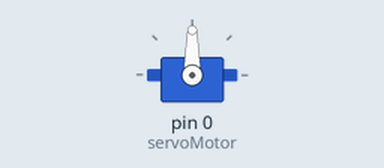
Recording of a sketch running on a simulated Arduino Uno, built with avr-gcc and run on an emulated ATmega328P. On the bench: servo. Wiring (inferred from the names in the program): servo: signal pin 0. Servo pulses on a pin are drawn as a servo (544–2400 µs = 0–180°).

Above: at 0.2 s.
Timing chart, 0 to 1.7 s (numbered marks = the images above):
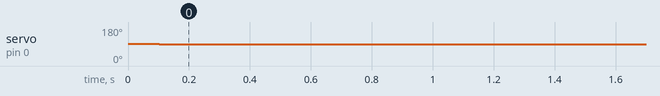

Measured:
- by itself, servo on pin 0 (servoMotor): 91° → 90° at 0.10 s

The sketch:

12_attiny_servomotor1.ino
```cpp
class SoftwareServo
{
  private:
    uint8_t pin;
    uint8_t angle;       // in degrees
    uint16_t pulse0;     // pulse width in TCNT0 counts
    uint8_t min16;       // minimum pulse, 16uS units  (default is 34)
    uint8_t max16;       // maximum pulse, 16uS units, 0-4ms range (default is 150)
    class SoftwareServo *next;
    static SoftwareServo* first;
  public:
    SoftwareServo();
    uint8_t attach(int);     // attach to a pin, sets pinMode, returns 0 on failure, won't
                             // position the servo until a subsequent write() happens
    void detach();
    void write(int);         // specify the angle in degrees, 0 to 180
    uint8_t read();
    uint8_t attached();
    void setMinimumPulse(uint16_t);  // pulse length for 0 degrees in microseconds, 540uS default
    void setMaximumPulse(uint16_t);  // pulse length for 180 degrees in microseconds, 2400uS default
    static void refresh();    // must be called at least every 50ms or so to keep servo alive
                              // you can call more often, it won't happen more than once every 20ms
};

SoftwareServo *SoftwareServo::first;

#define NO_ANGLE (0xff)

SoftwareServo::SoftwareServo() : pin(0),angle(NO_ANGLE),pulse0(0),min16(34),max16(150),next(0)
{}

void SoftwareServo::setMinimumPulse(uint16_t t)
{
    min16 = t/16;
}

void SoftwareServo::setMaximumPulse(uint16_t t)
{
    max16 = t/16;
}

uint8_t SoftwareServo::attach(int pinArg)
{
    pin = pinArg;
    angle = NO_ANGLE;
    pulse0 = 0;
    next = first;
    first = this;
    digitalWrite(pin,0);
    pinMode(pin,OUTPUT);
    return 1;
}

void SoftwareServo::detach()
{
    for ( SoftwareServo **p = &first; *p != 0; p = &((*p)->next) ) {
  if ( *p == this) {
      *p = this->next;
      this->next = 0;
      return;
  }
    }
}

void SoftwareServo::write(int angleArg)
{
    if ( angleArg < 0) angleArg = 0;
    if ( angleArg > 180) angleArg = 180;
    angle = angleArg;
    // bleh, have to use longs to prevent overflow, could be tricky if always a 16MHz clock, but not true
    // That 64L on the end is the TCNT0 prescaler, it will need to change if the clock's prescaler changes,
    // but then there will likely be an overflow problem, so it will have to be handled by a human.
    pulse0 = (min16*16L*clockCyclesPerMicrosecond() + (max16-min16)*(16L*clockCyclesPerMicrosecond())*angle/180L)/64L;
}

uint8_t SoftwareServo::read()
{
    return angle;
}

uint8_t SoftwareServo::attached()
{
    for ( SoftwareServo *p = first; p != 0; p = p->next ) {
  if ( p == this) return 1;
    }
    return 0;
}

void SoftwareServo::refresh()
{
    uint8_t count = 0, i = 0;
    uint16_t base = 0;
    SoftwareServo *p;
    static unsigned long lastRefresh = 0;
    unsigned long m = millis();

    // if we haven't wrapped millis, and 20ms have not passed, then don't do anything
    if ( m >= lastRefresh && m < lastRefresh + 20) return;
    lastRefresh = m;

    for ( p = first; p != 0; p = p->next ) if ( p->pulse0) count++;
    if ( count == 0) return;

    // gather all the SoftwareServos in an array
    SoftwareServo *s[count];
    for ( p = first; p != 0; p = p->next ) if ( p->pulse0) s[i++] = p;

    // bubblesort the SoftwareServos by pulse time, ascending order
    for(;;) {
  uint8_t moved = 0;
  for ( i = 1; i < count; i++) {
      if ( s[i]->pulse0 < s[i-1]->pulse0) {
    SoftwareServo *t = s[i];
    s[i] = s[i-1];
    s[i-1] = t;
    moved = 1;
      }
  }
  if ( !moved) break;
    }

    // turn on all the pins
    // Note the timing error here... when you have many SoftwareServos going, the
    // ones at the front will get a pulse that is a few microseconds too long.
    // Figure about 4uS/SoftwareServo after them. This could be compensated, but I feel
    // it is within the margin of error of software SoftwareServos that could catch
    // an extra interrupt handler at any time.
    for ( i = 0; i < count; i++) digitalWrite( s[i]->pin, 1);

    uint8_t start = TCNT0;
    uint8_t now = start;
    uint8_t last = now;

    // Now wait for each pin's time in turn..
    for ( i = 0; i < count; i++) {
  uint16_t go = start + s[i]->pulse0;

  // loop until we reach or pass 'go' time
  for (;;) {
      now = TCNT0;
      if ( now < last) base += 256;
      last = now;

      if ( base+now > go) {
    digitalWrite( s[i]->pin,0);
    break;
      }
  }
    }
}


// #include <SoftwareServo.h>
// Declaramos la variable para controlar el servo
SoftwareServo servoMotor;

void setup()
{
  // Iniciamos el servo para que empiece a trabajar con el pin 9
  servoMotor.attach(0);
}

void loop()
{
  // Desplazamos a la posición 90º
  servoMotor.write(90);
  SoftwareServo::refresh();
}
```
